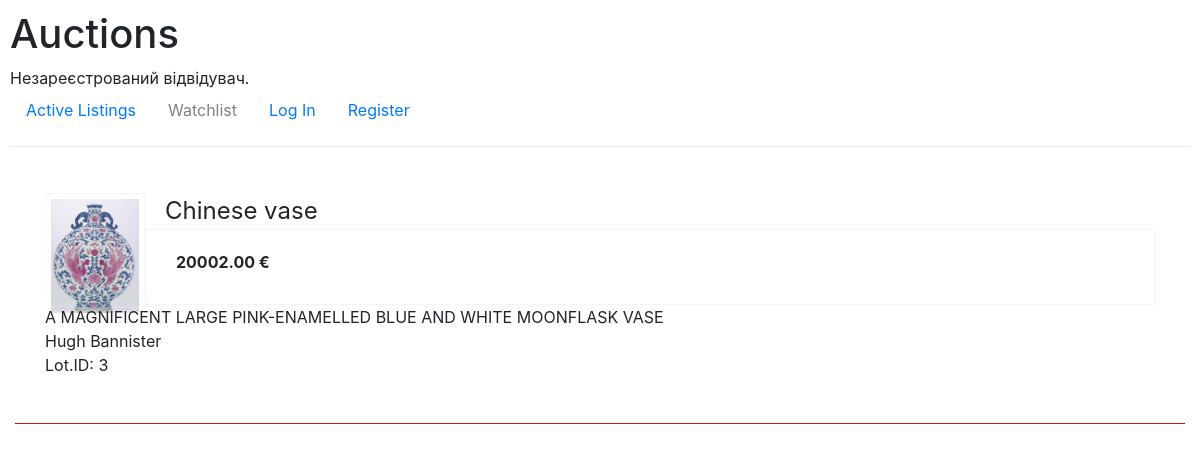
/lot/3, run on the app's committed database.
### auctions/models.py (models this page shows, shortened)
class Lot(models.Model):
    title = models.CharField(max_length=180)
    photo = models.ImageField(upload_to='images', blank=True, null=True)
    categories = models.ManyToManyField(Category, blank=True, related_name='category_lot')
    owner_name = models.ForeignKey(User, on_delete=models.CASCADE)
    description = models.CharField(max_length=200, blank=True)
    starting_price = models.DecimalField(max_digits=10, decimal_places=2)

class User(AbstractUser):
    pass

### auctions/views.py (the view)
# urls.py: path("lot/<int:lot_id>", views.lot, name="lot"),
def lot(request, lot_id):
    lot = Lot.objects.get(pk=lot_id)
    return render(request, "auctions/lot.html", {
        "lot": lot,
    })

### auctions/templatetags/auctions_extras.py (called while the page is built)
@register.filter(name= 'name_as_str')
def name_as_str(value):
   return value.__str__()

### auctions/templates/auctions/lot.html (shortened to what this page needs)
{% extends "auctions/layout.html" %}
{% load auctions_extras %}
{% block body %}
<div class="activ_list">
   {% if lot.photo %}
   <div class="img">
      <img src="{{ lot.photo.url }}" style="max-width: 100%; height: auto;"></img>
   </div>
   {% else %}
   <div class="img"></div>
   {% endif %}
   <div class="title">{{ lot.title }}</div>
   <div class="price"><strong>{{ lot.starting_price }} &#8364</strong></div>
   <div class="description">{{lot.description}}</div>
   {{lot.owner_name }}
   <p>Lot.ID: {{lot.id}}</p>
</div>
{% endblock %}

### auctions/static/auctions/styles.css (style rules this page uses)
body { padding: 10px; }
.activ_list { border-bottom: 1px solid rgb(212, 18, 18); padding: 30px; min-height: 150px; margin: 0 5px 0px 5px; }
.img { width: 100px; height: 100px; float: left; border: 1px solid rgb(248, 247, 247); padding: 5px; }
.price { padding: 20px 20px 20px 30px; padding-bottom: 30px; border: 1px solid rgb(247, 244, 244); margin-left: 100px; }
.title { margin-left: 120px; font-size: 150%; }

### data on the page
Lot: photo (picture), title "Chinese vase", starting_price "20002.00", description "A MAGNIFICENT LARGE PINK-ENAMELLED BLUE AND WHITE MOONFLASK VASE", owner_name "Hugh Bannister", id "3"
